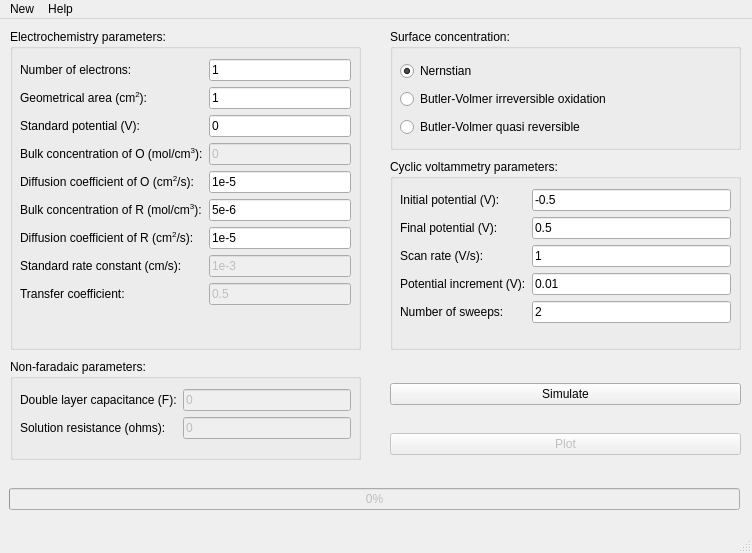
<?xml version="1.0" encoding="UTF-8"?>
<ui version="4.0">
 <class>MainWindow</class>
 <widget class="QMainWindow" name="MainWindow">
  <property name="geometry">
   <rect>
    <x>0</x>
    <y>0</y>
    <width>752</width>
    <height>553</height>
   </rect>
  </property>
  <property name="windowTitle">
   <string>SP</string>
  </property>
  <property name="windowIcon">
   <iconset>
    <normaloff>../../../../.designer/icons/logo2.svg</normaloff>../../../../.designer/icons/logo2.svg</iconset>
  </property>
  <widget class="QWidget" name="centralwidget">
   <widget class="QGroupBox" name="groupBox">
    <property name="geometry">
     <rect>
      <x>390</x>
      <y>140</y>
      <width>351</width>
      <height>191</height>
     </rect>
    </property>
    <property name="title">
     <string>Cyclic voltammetry parameters:</string>
    </property>
    <widget class="QWidget" name="formLayoutWidget">
     <property name="geometry">
      <rect>
       <x>10</x>
       <y>30</y>
       <width>331</width>
       <height>151</height>
      </rect>
     </property>
     <layout class="QFormLayout" name="formLayout">
      <item row="0" column="0">
       <widget class="QLabel" name="label">
        <property name="text">
         <string>Initial potential (V):</string>
        </property>
       </widget>
      </item>
      <item row="0" column="1">
       <widget class="QLineEdit" name="box_Eini">
        <property name="text">
         <string>-0.5</string>
        </property>
        <property name="readOnly">
         <bool>false</bool>
        </property>
       </widget>
      </item>
      <item row="1" column="1">
       <widget class="QLineEdit" name="box_Efin">
        <property name="text">
         <string>0.5</string>
        </property>
       </widget>
      </item>
      <item row="1" column="0">
       <widget class="QLabel" name="label_2">
        <property name="text">
         <string>Final potential (V):</string>
        </property>
       </widget>
      </item>
      <item row="2" column="0">
       <widget class="QLabel" name="label_3">
        <property name="text">
         <string>Scan rate (V/s):</string>
        </property>
       </widget>
      </item>
      <item row="3" column="0">
       <widget class="QLabel" name="label_4">
        <property name="text">
         <string>Potential increment (V):</string>
        </property>
       </widget>
      </item>
      <item row="4" column="0">
       <widget class="QLabel" name="label_5">
        <property name="text">
         <string>Number of sweeps:</string>
        </property>
       </widget>
      </item>
      <item row="2" column="1">
       <widget class="QLineEdit" name="box_sr">
        <property name="text">
         <string>1</string>
        </property>
       </widget>
      </item>
      <item row="3" column="1">
       <widget class="QLineEdit" name="box_dE">
        <property name="text">
         <string>0.01</string>
        </property>
       </widget>
      </item>
      <item row="4" column="1">
       <widget class="QLineEdit" name="box_ns">
        <property name="text">
         <string>2</string>
        </property>
       </widget>
      </item>
     </layout>
    </widget>
   </widget>
   <widget class="QGroupBox" name="groupBox_2">
    <property name="geometry">
     <rect>
      <x>10</x>
      <y>10</y>
      <width>351</width>
      <height>321</height>
     </rect>
    </property>
    <property name="title">
     <string>Electrochemistry parameters:</string>
    </property>
    <widget class="QWidget" name="formLayoutWidget_2">
     <property name="geometry">
      <rect>
       <x>10</x>
       <y>30</y>
       <width>331</width>
       <height>310</height>
      </rect>
     </property>
     <layout class="QFormLayout" name="formLayout_2">
      <item row="0" column="0">
       <widget class="QLabel" name="label_6">
        <property name="text">
         <string>Number of electrons:</string>
        </property>
       </widget>
      </item>
      <item row="0" column="1">
       <widget class="QLineEdit" name="box_n">
        <property name="text">
         <string>1</string>
        </property>
       </widget>
      </item>
      <item row="1" column="0">
       <widget class="QLabel" name="label_7">
        <property name="text">
         <string>&lt;html&gt;&lt;head/&gt;&lt;body&gt;&lt;p&gt;Geometrical area (cm&lt;span style=&quot; vertical-align:super;&quot;&gt;2&lt;/span&gt;):&lt;/p&gt;&lt;/body&gt;&lt;/html&gt;</string>
        </property>
       </widget>
      </item>
      <item row="1" column="1">
       <widget class="QLineEdit" name="box_A">
        <property name="enabled">
         <bool>true</bool>
        </property>
        <property name="text">
         <string>1</string>
        </property>
       </widget>
      </item>
      <item row="2" column="0">
       <widget class="QLabel" name="label_8">
        <property name="text">
         <string>Standard potential (V):</string>
        </property>
       </widget>
      </item>
      <item row="2" column="1">
       <widget class="QLineEdit" name="box_E0">
        <property name="text">
         <string>0</string>
        </property>
       </widget>
      </item>
      <item row="3" column="0">
       <widget class="QLabel" name="label_9">
        <property name="text">
         <string>&lt;html&gt;&lt;head/&gt;&lt;body&gt;&lt;p&gt;Bulk concentration of O (mol/cm&lt;span style=&quot; vertical-align:super;&quot;&gt;3&lt;/span&gt;):&lt;/p&gt;&lt;/body&gt;&lt;/html&gt;</string>
        </property>
       </widget>
      </item>
      <item row="3" column="1">
       <widget class="QLineEdit" name="box_COb">
        <property name="enabled">
         <bool>false</bool>
        </property>
        <property name="text">
         <string>0</string>
        </property>
       </widget>
      </item>
      <item row="4" column="0">
       <widget class="QLabel" name="label_10">
        <property name="text">
         <string>&lt;html&gt;&lt;head/&gt;&lt;body&gt;&lt;p&gt;Diffusion coefficient of O (cm&lt;span style=&quot; vertical-align:super;&quot;&gt;2&lt;/span&gt;/s):&lt;/p&gt;&lt;/body&gt;&lt;/html&gt;</string>
        </property>
       </widget>
      </item>
      <item row="4" column="1">
       <widget class="QLineEdit" name="box_DO">
        <property name="text">
         <string>1e-5</string>
        </property>
       </widget>
      </item>
      <item row="6" column="0">
       <widget class="QLabel" name="label_11">
        <property name="text">
         <string>&lt;html&gt;&lt;head/&gt;&lt;body&gt;&lt;p&gt;Diffusion coefficient of R (cm&lt;span style=&quot; vertical-align:super;&quot;&gt;2&lt;/span&gt;/s):&lt;/p&gt;&lt;/body&gt;&lt;/html&gt;</string>
        </property>
       </widget>
      </item>
      <item row="6" column="1">
       <widget class="QLineEdit" name="box_DR">
        <property name="text">
         <string>1e-5</string>
        </property>
       </widget>
      </item>
      <item row="8" column="0">
       <widget class="QLabel" name="label_13">
        <property name="text">
         <string>Standard rate constant (cm/s):</string>
        </property>
       </widget>
      </item>
      <item row="8" column="1">
       <widget class="QLineEdit" name="box_ks">
        <property name="enabled">
         <bool>false</bool>
        </property>
        <property name="text">
         <string>1e-3</string>
        </property>
       </widget>
      </item>
      <item row="9" column="0">
       <widget class="QLabel" name="label_14">
        <property name="text">
         <string>Transfer coefficient:</string>
        </property>
       </widget>
      </item>
      <item row="9" column="1">
       <widget class="QLineEdit" name="box_alpha">
        <property name="enabled">
         <bool>false</bool>
        </property>
        <property name="text">
         <string>0.5</string>
        </property>
       </widget>
      </item>
      <item row="5" column="0">
       <widget class="QLabel" name="label_12">
        <property name="text">
         <string>&lt;html&gt;&lt;head/&gt;&lt;body&gt;&lt;p&gt;Bulk concentration of R (mol/cm&lt;span style=&quot; vertical-align:super;&quot;&gt;3&lt;/span&gt;):&lt;/p&gt;&lt;/body&gt;&lt;/html&gt;</string>
        </property>
       </widget>
      </item>
      <item row="5" column="1">
       <widget class="QLineEdit" name="box_CRb">
        <property name="text">
         <string>5e-6</string>
        </property>
       </widget>
      </item>
     </layout>
    </widget>
   </widget>
   <widget class="QGroupBox" name="groupBox_3">
    <property name="geometry">
     <rect>
      <x>390</x>
      <y>10</y>
      <width>351</width>
      <height>121</height>
     </rect>
    </property>
    <property name="title">
     <string>Surface concentration:</string>
    </property>
    <widget class="QWidget" name="verticalLayoutWidget">
     <property name="geometry">
      <rect>
       <x>10</x>
       <y>30</y>
       <width>321</width>
       <height>83</height>
      </rect>
     </property>
     <layout class="QVBoxLayout" name="verticalLayout">
      <item>
       <widget class="QRadioButton" name="Nernst">
        <property name="text">
         <string>Nernstian</string>
        </property>
        <property name="checked">
         <bool>true</bool>
        </property>
       </widget>
      </item>
      <item>
       <widget class="QRadioButton" name="Irrev">
        <property name="text">
         <string>Butler-Volmer irreversible oxidation</string>
        </property>
       </widget>
      </item>
      <item>
       <widget class="QRadioButton" name="BV">
        <property name="text">
         <string>Butler-Volmer quasi reversible</string>
        </property>
       </widget>
      </item>
     </layout>
    </widget>
   </widget>
   <widget class="QWidget" name="horizontalLayoutWidget">
    <property name="geometry">
     <rect>
      <x>390</x>
      <y>360</y>
      <width>351</width>
      <height>31</height>
     </rect>
    </property>
    <layout class="QHBoxLayout" name="horizontalLayout">
     <item>
      <widget class="QPushButton" name="btnSimulate">
       <property name="text">
        <string>Simulate</string>
       </property>
      </widget>
     </item>
    </layout>
   </widget>
   <widget class="QGroupBox" name="groupBox_4">
    <property name="geometry">
     <rect>
      <x>10</x>
      <y>340</y>
      <width>351</width>
      <height>101</height>
     </rect>
    </property>
    <property name="title">
     <string>Non-faradaic parameters:</string>
    </property>
    <widget class="QWidget" name="formLayoutWidget_3">
     <property name="geometry">
      <rect>
       <x>10</x>
       <y>30</y>
       <width>331</width>
       <height>61</height>
      </rect>
     </property>
     <layout class="QFormLayout" name="formLayout_3">
      <item row="0" column="0">
       <widget class="QLabel" name="label_15">
        <property name="text">
         <string>Double layer capacitance (F):</string>
        </property>
       </widget>
      </item>
      <item row="0" column="1">
       <widget class="QLineEdit" name="box_Cd">
        <property name="enabled">
         <bool>false</bool>
        </property>
        <property name="text">
         <string>0</string>
        </property>
       </widget>
      </item>
      <item row="1" column="0">
       <widget class="QLabel" name="label_16">
        <property name="text">
         <string>&lt;html&gt;&lt;head/&gt;&lt;body&gt;&lt;p&gt;Solution resistance (ohms):&lt;/p&gt;&lt;/body&gt;&lt;/html&gt;</string>
        </property>
       </widget>
      </item>
      <item row="1" column="1">
       <widget class="QLineEdit" name="box_Ru">
        <property name="enabled">
         <bool>false</bool>
        </property>
        <property name="text">
         <string>0</string>
        </property>
       </widget>
      </item>
     </layout>
    </widget>
   </widget>
   <widget class="QWidget" name="verticalLayoutWidget_2">
    <property name="geometry">
     <rect>
      <x>390</x>
      <y>410</y>
      <width>351</width>
      <height>31</height>
     </rect>
    </property>
    <layout class="QVBoxLayout" name="verticalLayout_2">
     <item>
      <widget class="QPushButton" name="btnPlot">
       <property name="enabled">
        <bool>false</bool>
       </property>
       <property name="text">
        <string>Plot</string>
       </property>
      </widget>
     </item>
    </layout>
   </widget>
   <widget class="QWidget" name="verticalLayoutWidget_3">
    <property name="geometry">
     <rect>
      <x>9</x>
      <y>460</y>
      <width>731</width>
      <height>41</height>
     </rect>
    </property>
    <layout class="QVBoxLayout" name="verticalLayout_3">
     <item>
      <widget class="QProgressBar" name="progressBar">
       <property name="enabled">
        <bool>false</bool>
       </property>
       <property name="value">
        <number>0</number>
       </property>
      </widget>
     </item>
    </layout>
   </widget>
  </widget>
  <widget class="QMenuBar" name="menubar">
   <property name="geometry">
    <rect>
     <x>0</x>
     <y>0</y>
     <width>752</width>
     <height>22</height>
    </rect>
   </property>
   <widget class="QMenu" name="menuNew">
    <property name="title">
     <string>New</string>
    </property>
    <addaction name="actionCV"/>
    <addaction name="actionChronoamperometry"/>
    <addaction name="actionSampled_current_voltammetry"/>
   </widget>
   <widget class="QMenu" name="menuHelp">
    <property name="title">
     <string>Help</string>
    </property>
    <addaction name="actionAbout"/>
   </widget>
   <addaction name="menuNew"/>
   <addaction name="menuHelp"/>
  </widget>
  <widget class="QStatusBar" name="statusbar"/>
  <action name="actionCV">
   <property name="text">
    <string>Cyclic Voltammetry</string>
   </property>
  </action>
  <action name="actionChronoamperometry">
   <property name="enabled">
    <bool>false</bool>
   </property>
   <property name="text">
    <string>Chronoamperometry</string>
   </property>
  </action>
  <action name="actionSampled_current_voltammetry">
   <property name="enabled">
    <bool>false</bool>
   </property>
   <property name="text">
    <string>Sampled current voltammetry</string>
   </property>
  </action>
  <action name="actionAbout">
   <property name="text">
    <string>About</string>
   </property>
  </action>
 </widget>
 <resources/>
 <connections/>
</ui>
